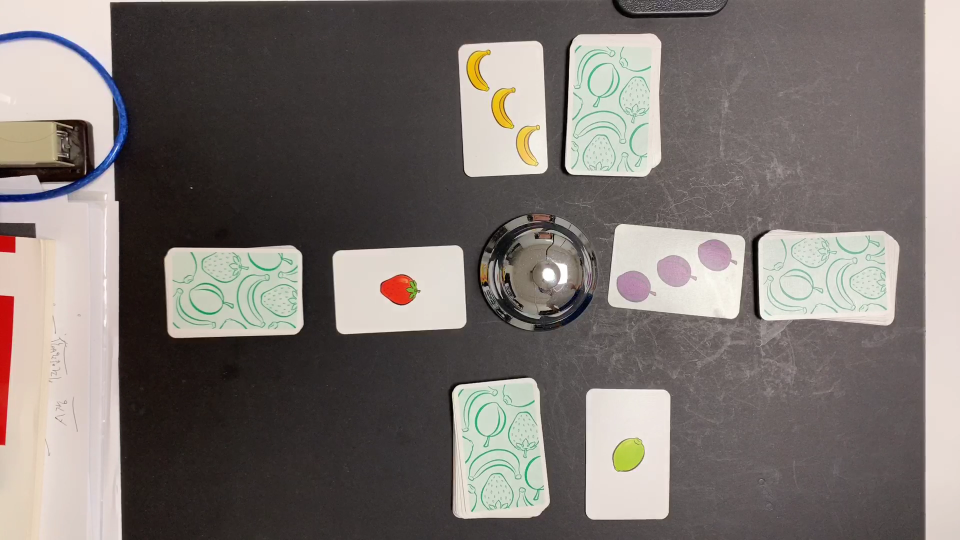
#> input picture img/sample_1.png, 1920 x 1080 px, given in place of test.avi, which was not available (shown at 1/2 size)
$ python Halphago5_1.py
#> lines starting #> are read from the running program, lines starting #| are printed output that depends on the picture; after the words box and inside, x2 and y2 are one past the last pixel; in counts of white or black regions, pixels touching at a corner belong together; pictures that were not available may be replaced by others from this repository, and a replacement may not be noted
## 각종 선언
import numpy as np
import cv2 as cv
import serial
import datetime, time
import matplotlib.pyplot as plt

# arduino = serial.Serial('COM3',9600)


# 0:딸기, 1:바나나, 2:라임, 3:플럼

# [72 lines left out: functions get_lu, get_mask, labeled_components, not called in this run]


#이상 함수 정의
#이하 레알 이미지 처리
# cap = cv.VideoCapture(1+cv.CAP_DSHOW)
cap = cv.VideoCapture('img/test.avi')
cap.set(cv.CAP_PROP_FPS,30)
# cap.set(cv.CAP_PROP_FRAME_WIDTH,1920)  # 640
# cap.set(cv.CAP_PROP_FRAME_HEIGHT,1080)  # 480

fourcc = cv.VideoWriter_fourcc(*'XVID')
writer = cv.VideoWriter('img/output.avi', fourcc, 30, (1080, 1080))
print('FPS : %.1f'%cap.get(cv.CAP_PROP_FPS))
print('widhth/height : %.0f / %.0f' % (cap.get(cv.CAP_PROP_FRAME_WIDTH), cap.get(cv.CAP_PROP_FRAME_HEIGHT)))

last_data = b'\n'
prevTime = 0


# 해상도에 따른 카드/과일 넓이 범위 자동 설정
# 1080 : 3
#  900 : 4
#  800 : 5
#  700 : 6
#  600 : 7
#  500 : 10
#  400 : 12
#  300 : 13
set_height = set_width = 300  # 250~1080은 잘 잡음
card_min_area = 5000 # int(np.square(175  / 1080 * set_height))
card_max_area = 5700 # int(np.square(240  / 1080 * set_height))
fruit_min_area= 180  # int(np.square(41.2 / 1080 * set_height))
fruit_max_area= 420  # int(np.square(63.25/ 1080 * set_height))

print(card_min_area, card_max_area, fruit_min_area, fruit_max_area)


while(True):
    # [8 lines of commented-out code are left out]
    ret, source = cap.read()
#> source is the input picture: shape (1080, 1920, 3); mean B, G, R 111, 115.1, 122.3
    if ret == False:continue
    source = source[:,80:560]  # (480x640) -> (480x480) 으로 자르기
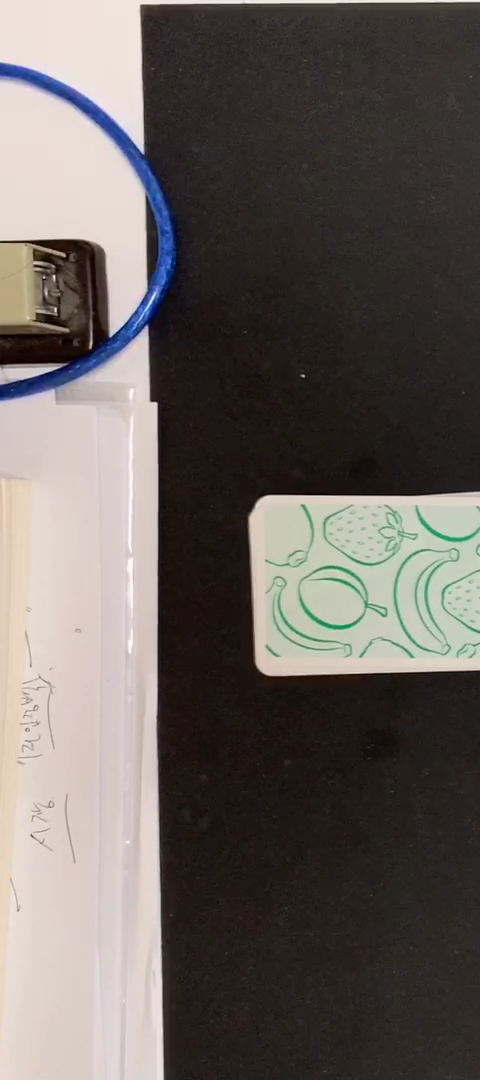
#> source: shape (1080, 480, 3); mean B, G, R 94.3, 97.9, 104.8
#     source = cv.resize(source, (set_height, set_width), interpolation=cv.INTER_AREA)


    source2= source.copy()
    height = source.shape[0]
#> height = 1080
    width  = source.shape[1]
#> width = 480

    ########### fps 계산 ##################
    curTime = time.time()
    sec     = curTime - prevTime
    prevTime= curTime  #이전 시간을 현재시간으로 다시 저장시킴
    fps     = 1 / (sec)
    # 프레임 수를 문자열에 저장
    fps_str = "FPS : %.0f | shape : %d|%d" % (fps, height, width)
#> fps_str = 'FPS : 0 | shape : 1080|480'
    cv.putText(source, fps_str, (10, 30), cv.FONT_HERSHEY_SIMPLEX, 1, (0, 255, 0), 2)  # 표시
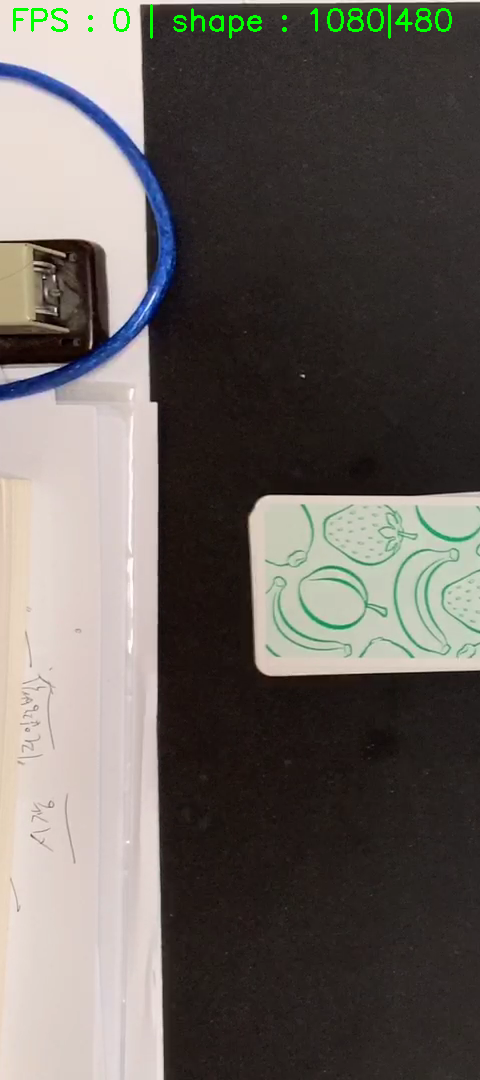
#> source: shape (1080, 480, 3); 0.53% of pixels changed, all inside (x1, y1, x2, y2) = (13, 4, 452, 39)
    ###################################

    source_gray = cv.cvtColor(source, cv.COLOR_BGR2GRAY)
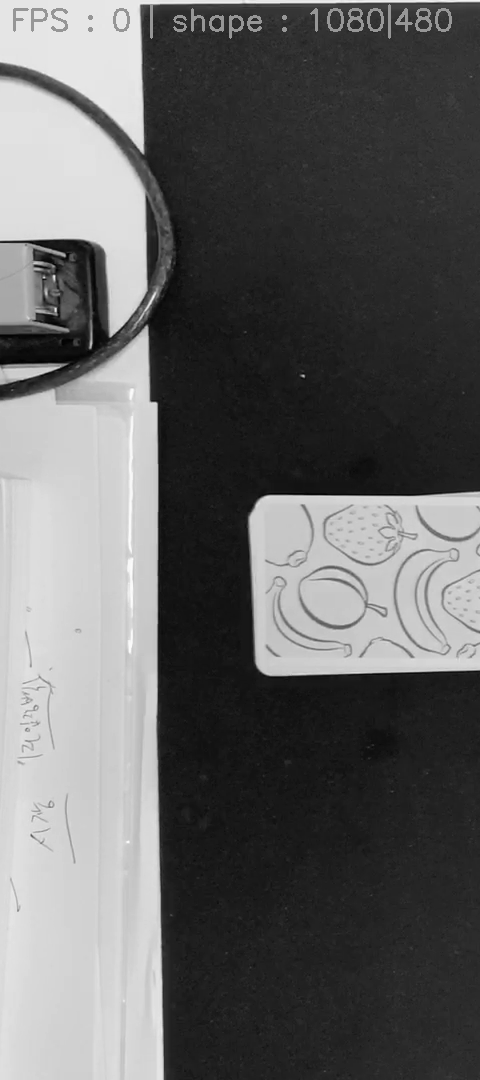
#> source_gray: shape (1080, 480); min 1, max 254, mean 99.8
    ret, source_binary = cv.threshold(source_gray, 200, 255, 0)
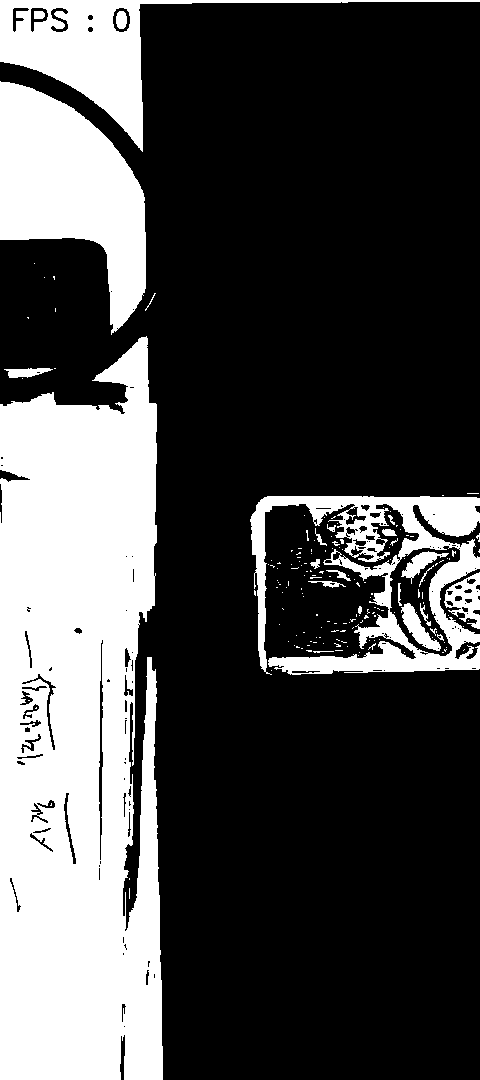
#> source_binary: shape (1080, 480); 30% white; 172 white regions (148 under 20 px)
    # cv.imshow('source_binary', source_binary)

    contours, hierarchy = cv.findContours(source_binary, cv.RETR_EXTERNAL, cv.CHAIN_APPROX_SIMPLE)
#> contours = 143 contours, 131 with area under 20; largest, box (x1, y1, x2, y2) and area: (0, 336, 163, 1080) 103048, (0, 81, 146, 335) 20296, (250, 496, 480, 675) 19379, (0, 0, 480, 152) 13514, (444, 572, 480, 629) 1091

    cards_mask = np.zeros((height, width), np.uint8)

    fruits = ['Strawberry', 'Banana', 'Lime', 'Plum']
    counts = [0, 0, 0, 0]  # Total count. 따로 빼야할듯!


    # 카드 하나당 알고리즘
    for contour in contours:
        count = 0
        layer = np.zeros((height, width), np.uint8)
        x, y, w, h = cv.boundingRect(contour)       #카드를 둘러싸는 상자의 수치
#         print('w=',w,'h=',h,'사각형의 넓이=',w*h, 'w/h=',w/h)     #for 타겟 범위 좁히기 용도
        if (card_min_area < w * h < card_max_area) and (0.5 < w/h < 1.7):
#             print('==> w=',w,'h=',h,'사각형의 넓이=',w*h, 'w/h=',w/h)     #for 타겟 범위 좁히기 용도
            cv.rectangle(source, (x, y), (x + w, y + h), (0, 255, 0), 2)

            layer[y:y+h, x:x+w] = 255       # ROI 설정
            cards_mask[y:y+h, x:x+w] = 255      # 화면 출력용 카드 마스크 레이어에도 추가

            card = cv.bitwise_and(source2, source2, mask=np.uint8(layer))
            card_hsv = cv.cvtColor(card, cv.COLOR_BGR2HSV)

            # labels_set = [0,0,0,0]        # for labeled_components


            #카드 한장 안에서 과일 디텍션 시작
            for i, fruit in enumerate(fruits):

                number, labels, stats, centroids = cv.connectedComponentsWithStats(get_mask(i))  # 덩어리들을 detect
                # labels_set[i] = labels        # for labeled_components

                #이 과일이 아닌가벼...
                if number <= 1:
                    continue

                #덩어리가 1개 이상 포착될 경우
                else:
                    # 각 덩어리 j에 대해서
                    for j, centroid in enumerate(centroids):
                        if stats[j][0] == 0 and stats[j][1] == 0:       #배경 버리고
                            continue

                        if np.any(np.isnan(centroid)):      #잡것 버리고
                            continue

                        x2, y2, w2, h2, A2 = stats[j]  # 덩어리의 수치
                        cx, cy = int(centroid[0]), int(centroid[1])
#                         print('덩어리의 넓이=',A2)

                        if fruit_min_area < A2 < fruit_max_area:  # 과일 크기에 맞는 적절한 size의 덩어리들만 골라내서 count (해상도 변경에 따라 magnification^2 곱해줌)
                            # 근데 Card의 content가 아닌 경계부에서 덩어리가 발견? =딸기 비슷한 손가락 끝! X치고 배제!
                            s = 1  # sensor의 넓이
                            p = 2  # pixel #와 array #의 차이로 인해 생긴 오차 수정
                            if layer[y2 - s - p, x2 - s - p] == 0 or layer[y2 - s - p, x2 + w2 + s - p] == 0 or layer[y2 + h2 + s - p, x2 - s - p] == 0 or layer[y2 + h2 + s - p, x2 + w2 + s - p] == 0:
                                cv.drawMarker(source, (x2, y2), (0, 0, 255), cv.MARKER_TILTED_CROSS, markerSize=20,
                                            thickness=2)

                            else:       #손가락 아니면 과일로 인지용~
                                count += 1
                                cv.circle(source, (cx, cy), 10, (255, 0, 0), 2)

                        else:
                            continue

                    if count == 0:
                        continue

                    m = 5       #중심점 캐치용 마진
                    q = 2       #대칭 보정용 마진

                    if count == 3:
                        if labels[round(y+h/2)-m:round(y+h/2)+m+q,round(x+w/2)-m:round(x+w/2)+m+q].any():
                            count = 3
                        else:
                            count = 4

                    elif count == 4:
                        if labels[round(y+h/2)-m:round(y+h/2)+m+q,round(x+w/2)-m:round(x+w/2)+m+q].any():
                            count = 5
                        else:
                            count = 4


                    counts[i] += count

                    break


        else:
            continue           #카드 사이즈 안맞으면(=다른 물체) 다음 카드로
#> this loop made 143 passes
#> (x, y, w, h) on passes 3, 4, 5, 6, 7, 9, 12, 13, 15, 16, 17, 18: (271, 670, 1, 1), (358, 655, 1, 1), (404, 652, 1, 1), (359, 652, 1, 1), (313, 651, 21, 2), (306, 650, 6, 2), (347, 646, 1, 1), (296, 646, 4, 2), (294, 645, 1, 1), (368, 643, 8, 7), (334, 643, 7, 4), (323, 643, 1, 1)
#> (contour, x, y, w, h) on passes 1, 2, 8, 10, 11, 14: ([[129, 888], [129, 898]], 129, 888, 1, 11), ([[129, 878], [129, 879]], 129, 878, 1, 2), ([[335, 650], [342, 650]], 335, 650, 8, 1), ([[464, 649], [463, 650]], 463, 649, 2, 2), ([[301, 648], [302, 648]], 301, 648, 2, 1), ([[307, 645], [309, 645]], 307, 645, 3, 1)
#> cards_mask: shape (1080, 480); every value is 0
#> after the loop, counts = [0, 0, 0, 0]


    print('counts(딸,바,라,플)=', counts, fps_str)
#| counts(딸,바,라,플)= [0, 0, 0, 0] FPS : 0 | shape : 1080|480
    text_color = [(65,65,204),(51,194,234),(69,219,189),(155,54,170)]
    for i, fruit in enumerate(fruits):
        text = fruit +':'+ str(counts[i])
        cv.putText(source,text,(5,30*(3+i)),cv.FONT_HERSHEY_SIMPLEX,0.5,text_color[i],2)
#> this loop made 4 passes
#> text on passes 1 to 4: 'Strawberry:0', 'Banana:0', 'Lime:0', 'Plum:0'
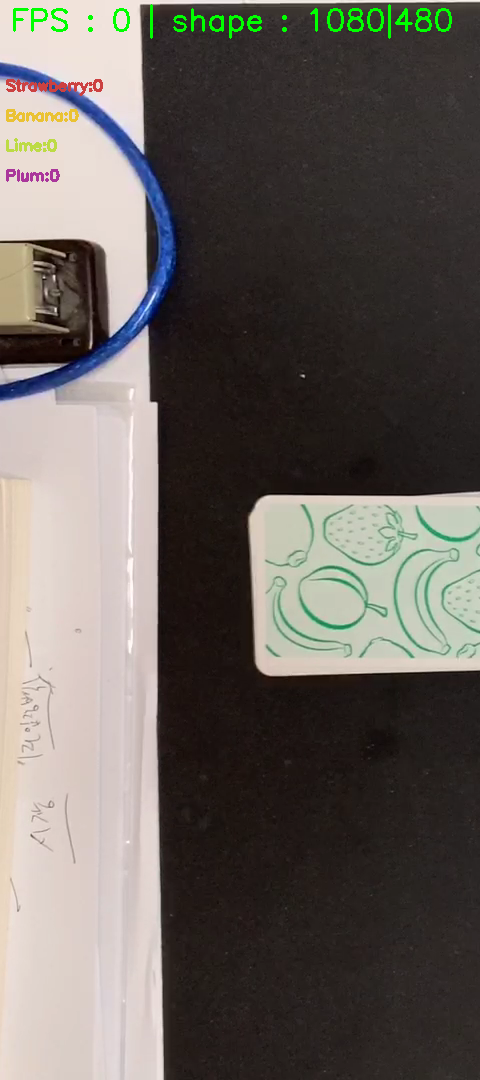
#> source: shape (1080, 480, 3); 0.38% of pixels changed, all inside (x1, y1, x2, y2) = (6, 79, 103, 182)

    # cv.imshow('labeled_area',labeled_components(labels_set))

    led_color = [b'r\n', b'y\n', b'g\n', b'b\n']

    if 5 in counts:      #5개 짜리 과일이 있는 경우, BELL!!!!!
        data = led_color[counts.index(5)]

        if data == last_data:
            pass
        else:
            # arduino.write(data)
            print(data)
            last_data = data

        print("BELL!")
        cv.putText(source,"BELL!",(int(width/2)-100,int(height/2)+20), cv.FONT_HERSHEY_COMPLEX, 3, (0,0,255),5)

    else:
        data = b'd\n'

        if data == last_data:
            pass
        else:
            # arduino.write(data)
            print(data)
            last_data = data

    cv.imshow('cards_mask',cards_mask)
    source = cv.resize(source, (1080, 1080), interpolation=cv.INTER_AREA)  # show를 위해 480x480 => 1080x1080으로 resize
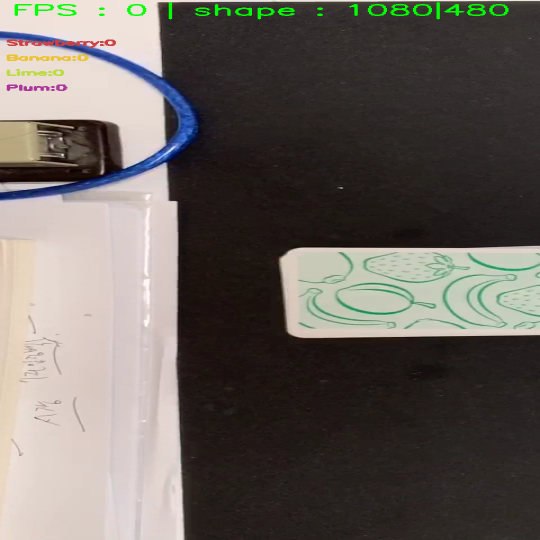
#> source: shape (1080, 1080, 3) (shown at 1/2 size); mean B, G, R 93.4, 98.5, 104.3
    cv.imshow('source',source)

    writer.write(source)  #녹화 사용할 경우 켜기

    if cv.waitKey(1) & 0xFF == 27:
#> (key Esc is pressed here)
        break


cap.release()
writer.release()
cv.destroyAllWindows()

$ run again, on img/sample_3.png
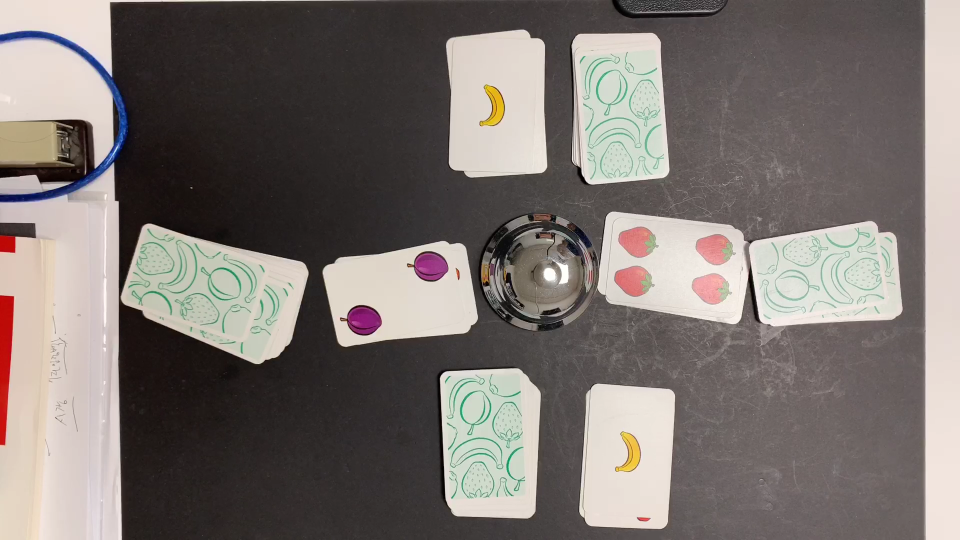
#> input picture img/sample_3.png, 1920 x 1080 px, given in place of test.avi, which was not available (shown at 1/2 size)
#> source is the input picture: shape (1080, 1920, 3); mean B, G, R 111.8, 115.7, 123.2
#> `ret, source_binary = cv.threshold(source_gray, 200, 255, 0)`:
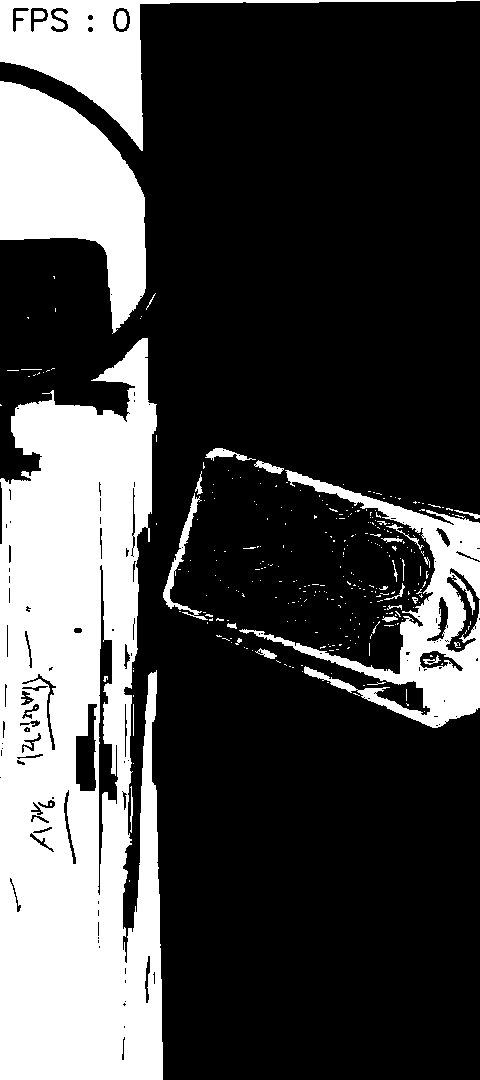
#> source_binary: shape (1080, 480); 28% white; 315 white regions (282 under 20 px)
#> contours = 305 contours, 289 with area under 20; largest, box (x1, y1, x2, y2) and area: (0, 338, 163, 1080) 98114, (0, 81, 146, 334) 20161, (239, 470, 480, 728) 14190, (0, 0, 480, 151) 13396, (163, 493, 208, 620) 685
#> the loop `for contour in contours:` made 305 passes
#> (x, y, w, h) on passes 2 to 4: (130, 786, 3, 47), (133, 763, 1, 1), (424, 711, 1, 1)
#> after the loop `for contour in contours:`: counts = [0, 0, 0, 0]
#| counts(딸,바,라,플)= [0, 0, 0, 0] FPS : 0 | shape : 1080|480
#> the loop `for i, fruit in enumerate(fruits):` made 4 passes
#> text on passes 1 to 4: 'Strawberry:0', 'Banana:0', 'Lime:0', 'Plum:0'
#> `source = cv.resize(source, (1080, 1080), interpolation=cv.INTER_AREA)`:
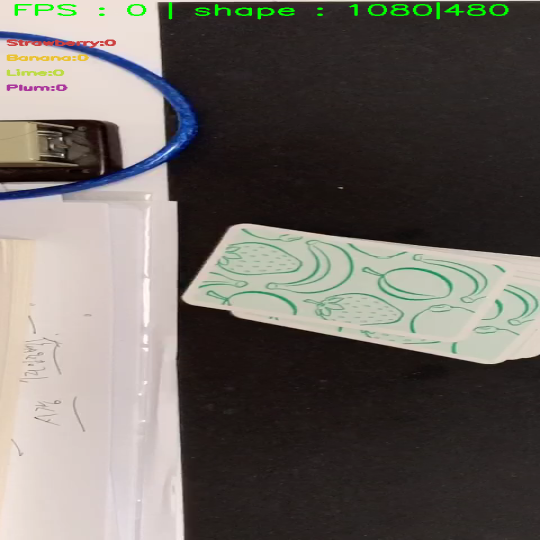
#> source: shape (1080, 1080, 3) (shown at 1/2 size); mean B, G, R 96.8, 101.9, 107.2
